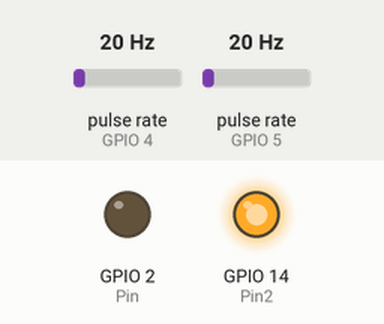
Simulated run of this sketch. Board: ESP8266 (NodeMCU). On the bench: output pins drawn as LEDs (lit = HIGH). Wiring (inferred from the names in the program): 2 × pulse sensor: data GPIO 4 / data GPIO 5. The inputs (shaded band) are chosen by the test bench; at power-on: pulse rate (sensors on GPIO 4, GPIO 5) 20 Hz. WiFi joins after 1.5 s; servers stay silent unless stated; what the sketch prints to the serial monitor is not drawn.

Above: at 0.2 s.
At 1.6 s:
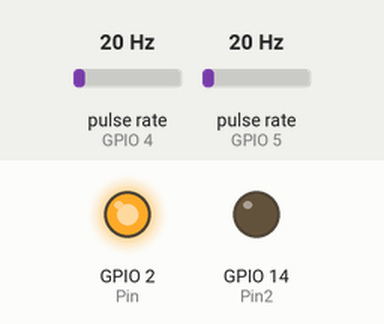
Timing chart, 0 to 3.1 s (numbered marks = the images above):
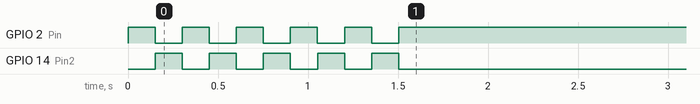

The sketch:

FirmwareBase_2_Sensores.ino
```cpp
#include <ESP8266WiFi.h>
#include <WiFiClient.h>

#ifndef STASSID
#define STASSID "FAMILIA_GALLEGO"
#define STAPSK  "10091467hernando"
#endif

const char* ssid     = STASSID;
const char* password = STAPSK;

int Pin = 2;
int Pin2 = 14;

int flowPin1 = 5;
int flowPin2 = 4;

unsigned long flow1count = 0;
unsigned long flow2count = 0;

void setup()
{
    pinMode(Pin, OUTPUT);
    pinMode(Pin2, OUTPUT);
    digitalWrite(Pin, LOW);
    digitalWrite(Pin2, HIGH);
    Serial.begin(9600);
    Serial.print("Conectando a : ");
    Serial.println(ssid);

    WiFi.mode(WIFI_STA);
    WiFi.begin(ssid, password);

    while (WiFi.status() != WL_CONNECTED) {
      digitalWrite(Pin, HIGH);
      digitalWrite(Pin2, LOW);
      delay(150);
      digitalWrite(Pin, LOW);
      digitalWrite(Pin2, HIGH);
      delay(150);
      Serial.print(".");
    }

    Serial.println("");
    digitalWrite(Pin, HIGH);
    digitalWrite(Pin2, LOW);
    Serial.println("WiFi connectado");
    Serial.println("IP: ");
    Serial.println(WiFi.localIP());

    pinMode(flowPin1, INPUT_PULLUP);
    attachInterrupt(flowPin1, flow1, CHANGE);
    pinMode(flowPin2, INPUT_PULLUP);
    attachInterrupt(flowPin2, flow2, CHANGE);
}

void loop()
{
  Serial.print("Sensor 1: ");
  Serial.print(flow1count/450.0);
  Serial.print("Sensor 2: ");
  Serial.println(flow2count/450.0);
  //Serial.print("\tFlow 1 in pulses: ");
  //Serial.print(flow1count);
  //Serial.print("\tFlow 2 in pulse: ");
  //Serial.println(flow2count);
  delay(5000);
}

void flow1()
{
  flow1count +=1;
}

void flow2()
{
  flow2count +=1;
}
```
